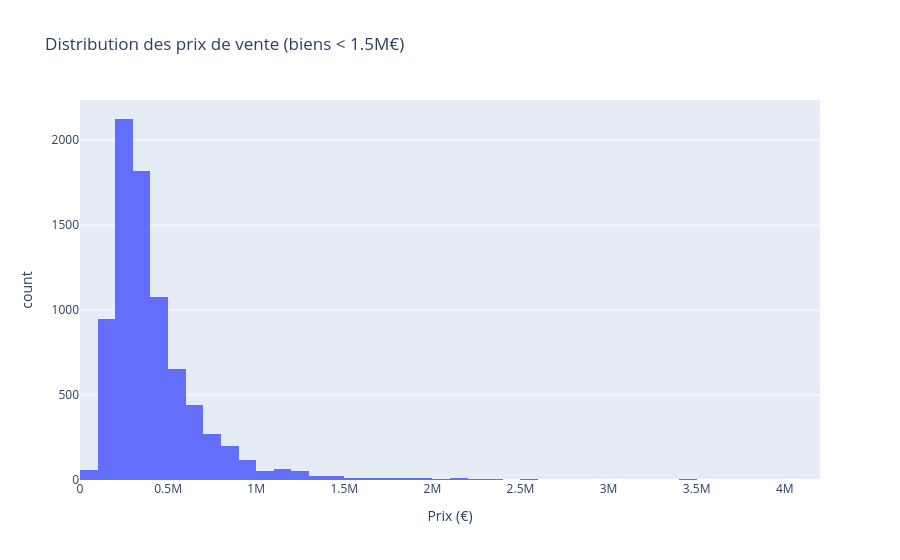

Notebook code for this chart:
### Code cell
#distribution des prix
fig_dist_prix = px.histogram(df_final, x="prix", 
                            nbins=50, 
                            title="Distribution des prix de vente",
                            labels={'prix': 'Prix (€)'},
                            color_discrete_sequence=['#636EFA'])
fig_dist_prix.show()

### Figure 1 — Plotly figure (JSON) as saved in the notebook; plotly's stock layout.template omitted (floating-point values rounded to 4 significant figures; data arrays with more than 128 entries replaced by an {"elided": "..."} marker saying what was removed)
{"data": [{"bingroup": "x", "hovertemplate": "Prix (€)=%{x}<br>count=%{y}<extra></extra>", "legendgroup": "", "marker": {"color": "#636EFA", "pattern": {"shape": ""}}, "name": "", "nbinsx": 50, "orientation": "v", "showlegend": false, "type": "histogram", "x": {"elided": "8019 float values"}, "xaxis": "x", "yaxis": "y"}], "layout": {"barmode": "relative", "legend": {"tracegroupgap": 0}, "title": {"text": "Distribution des prix de vente (biens < 1.5M€)"}, "xaxis": {"anchor": "y", "domain": [0, 1], "title": {"text": "Prix (€)"}}, "yaxis": {"anchor": "x", "domain": [0, 1], "title": {"text": "count"}}}}
